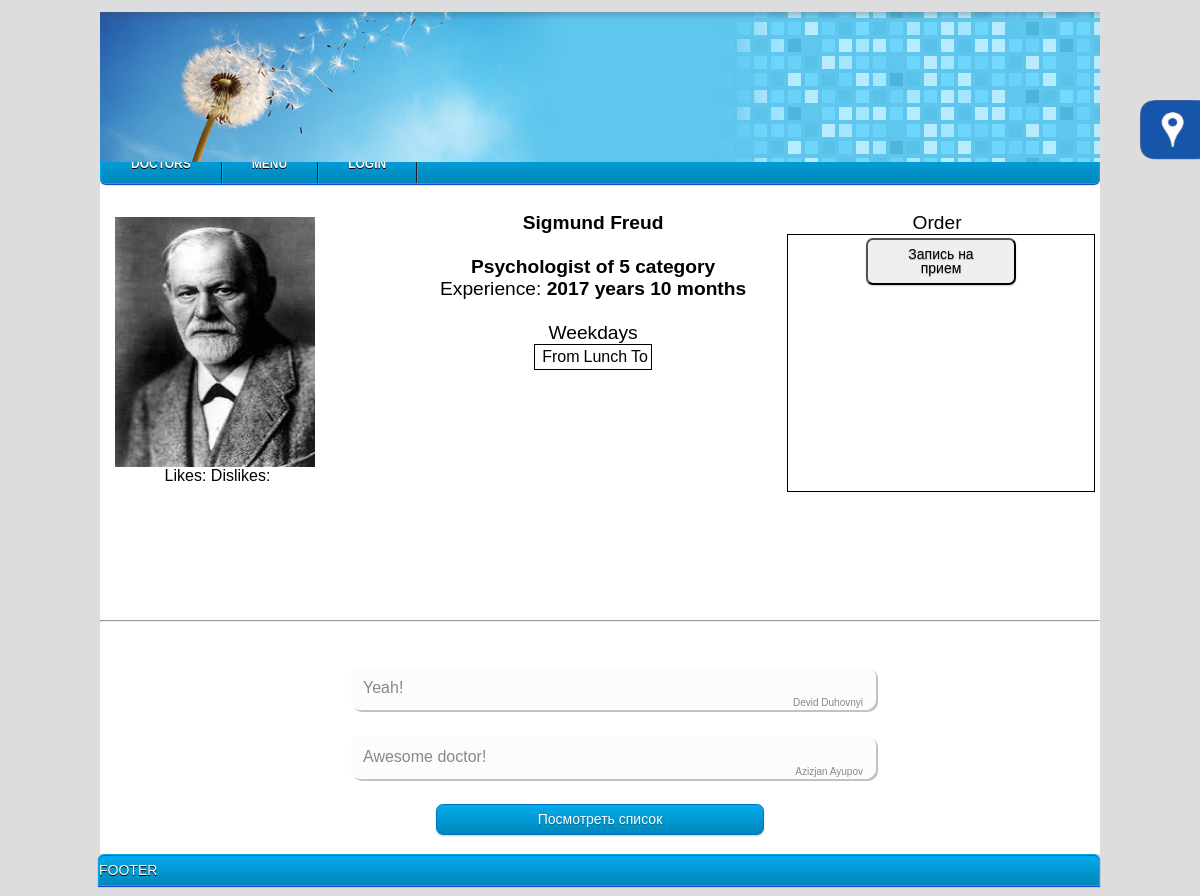
The app's page /index.php?doctor=5 with its own data.
### tables this page shows
CREATE TABLE IF NOT EXISTS `Employee` (
  `Emp_ID` int(11) NOT NULL,
  `Class` int(11) NOT NULL,
  `First_Name` varchar(30) NOT NULL,
  `Surname` varchar(25) NOT NULL,
  `Middle_Name` varchar(30) DEFAULT NULL,
  `Prof` int(3) NOT NULL,
  `CarierStart` date NOT NULL,
  `Category` int(1) DEFAULT '5',
  `Phone_num` varchar(13) DEFAULT NULL,
  `Passport_data` varchar(30) NOT NULL,
  `Receipt_Date` date NOT NULL,
  `Image` varchar(50) NOT NULL,
  `CurriculumVitae` longtext NOT NULL
);

CREATE TABLE IF NOT EXISTS `Staff` (
  `Id` int(11) NOT NULL,
  `Name` varchar(30) NOT NULL,
  `Salary` double NOT NULL,
  `Unit` int(1) NOT NULL,
  `Image` varchar(50) NOT NULL
);

CREATE TABLE IF NOT EXISTS `Emp_comments` (
  `Emp_comments_ID` int(11) NOT NULL,
  `Emp_ID` int(5) NOT NULL,
  `Patient_Id` int(11) NOT NULL,
  `Date` timestamp NOT NULL DEFAULT CURRENT_TIMESTAMP,
  `Text` text NOT NULL
);

CREATE TABLE IF NOT EXISTS `patients` (
  `ID` int(11) NOT NULL,
  `First_Name` varchar(30) NOT NULL,
  `Middle_Name` varchar(30) DEFAULT NULL,
  `Second_Name` varchar(30) NOT NULL,
  `Birth_Date` date NOT NULL,
  `Gender` tinyint(1) NOT NULL DEFAULT '1',
  `Insurance_Category` int(10) DEFAULT NULL,
  `Diagnosis` int(11) NOT NULL,
  `Virus` tinyint(1) NOT NULL,
  `Receipt_Date` date NOT NULL,
  `Prof` varchar(25) NOT NULL,
  `Address` varchar(70) NOT NULL,
  `Phone` varchar(20) NOT NULL,
  `Email` varchar(30) NOT NULL,
  `Care_Doctor` int(5) NOT NULL,
  `Care_Doctor_Prof` int(5) NOT NULL,
  `Photo` varchar(50) NOT NULL,
  `Comment` varchar(150) DEFAULT NULL
);

### pages/doctor.php (the view, shortened to what this page needs)
<?php
	if(isset($_GET[doctor])){
		$result = $mysqli->query("SELECT * FROM Employee WHERE Emp_ID=$_GET[doctor]");
		$data = $result->fetch_array();
		$result = $mysqli->query("SELECT Name FROM Staff WHERE Id = $data[Prof]");
		$dataFromStaff = $result->fetch_array();
		$currentDate = date('m/d/Y');
		$diff = abs(strtotime($currentDate) - strtotime($data[CarierStart]));
		$years = floor($diff / (365*60*60*24));
		$months = floor(($diff - $years * 365*60*60*24) / (30*60*60*24));
		$query = $mysqli->query("SELECT Likes, Dislikes FROM Rating WHERE Emp_ID = $data[Emp_ID]");
		$rating = $query->fetch_array(MYSQLI_ASSOC);
		print "
			<div class='docInfo'>
				<div class='doc_photo_rating'>
					<img src='../images/$data[Image]'>
					<div class='rating'>
						Likes: $rating[Likes]";
						print "
						Dislikes: $rating[Dislikes]
					</div>
				</div>
				<div class='doc_about'>
						<center><big><b>$data[First_Name] $data[Middle_Name] $data[Surname]<br><br>
					$dataFromStaff[Name] of $data[Category] category <br>
					</b>Experience:<b> $years years $months months</b><br>
						<br><table class='brd'><tr><td></td><td>From</td><td colspan='2' style='text-align: center;'>Lunch</td><td style='text-align: center;'>To</td></tr>Weekdays";
						print "</table>";
					print "</big></center>
				</div>
				<div id='orderView'>
					<center>
						<big> Order </big> <br>
					</center>
					<div id='orderAction'>
						<center><button class='button' onClick='hiddenShow(\"b1\"); ";
							if(!$_SESSION['log'])
								echo "unregVisitorForm(".$data[Emp_ID].");'";
							else
								echo "datePicker($data[Emp_ID], ".$_SESSION[userData][ID].", 0);'";
						print " id='button11'>Запись на прием</button></center><br>";
					print "
					</div>
				</div>
			</div>
			<hr><br>$data[CurriculumVitae]<br>";
		$result = $mysqli->query("SELECT * FROM Emp_comments WHERE Emp_ID = $data[Emp_ID] ORDER by `Date` DESC") or die(mysql_error());
		$comments = $result->fetch_array();
		if($comments){
			do
			{
				$res = $mysqli->query("SELECT First_Name, Second_Name, ID FROM patients WHERE ID = $comments[Patient_Id]") or die(mysql_error());
				$patientData = $res->fetch_array();
				print "<div class='comment_block'>";
							if($_SESSION['class'] == 4 and $patientData[ID] == $_SESSION[userData][ID])
								print "$comments[Text] <a href='../phpHendlers/commentDeleting.php?id=$comments[Emp_comments_ID]&from=$data[Emp_ID]' style='text-decoration: none; text-color: grey'>&#10005</a><br>";
							else
								print "$comments[Text]<br>";
				print "<div class='comment_signiture'>$patientData[First_Name] $patientData[Second_Name]</div></div>";
			}
			while($comments = $result->fetch_array());
		}else{
			print '<centr>Nobody leaves a comment<br></center>';
		}
		print "
			<center><div class='state'><a href='#' class='button blue' onClick='scripts/hiddenShow(\"b2\");' id='button2'>Посмотреть список</a></div></center>
			<div id='b1' class='hidden'>
				<br>ЗАПИСЬ К ВРАЧУ<br><br>
				<div id='datePickerMain'></div>
			</div>
			<div id='b2' class='hidden'>
				<br>СПИСОК ЗАПИСАВШИХСЯ<br><br>
			</div>
			<div id='b3' class='hidden'><br>
				<form method='post' action='../phpHendlers/forms/commentAdding.php'>
					<textarea cols='60' rows='10' name='text' required /></textarea><br>
					<input type='hidden' name='docID' value='$data[Emp_ID]'>
					<input type='hidden' name='patID' value='".$_SESSION[userData][ID]."'>
					<input type='submit' name='docComment' value='Enter'>
				</form>
			</div>";
    }
?>

### styles/css.css (style rules this page uses)
* { font-family: Arial; }
body { background-color: #ddd; }
.button, input[type="submit"] { width: 100px; display: inline-block; outline: none; cursor: pointer; text-align: center; text-decoration: none; font: 14px/100% Arial, Helvetica, sans-serif; padding: .5em 2em .55em; text-shadow: 0 1px 1px rgba(0,0,0,.3); -webkit-border-radius: .5em; -moz-border-radius: .5em; border-radius: .5em; -webkit-box-shadow: 0 1px 2px rgba(0,0,0,.2); -moz-box-shadow: 0 1px 2px rgba(0,0,0,.2); box-shadow: 0 1px 2px rgba(0,0,0,.2); }
.blue, input[type="submit"] { color: #fff; border: solid 1px #0076c3; background: #0095cd; background: -webkit-gradient(linear, left top, left bottom, from(#04acec), to(#0186ba)); }
#button11 { width: 150px; }
.state { width: 1000px; height: 50px; float: right; white-space: pre; }
.brd { border: 1px solid black; }
.docInfo { margin: 0px 10px; min-height: 400; }
.doc_photo_rating { width: 205px; height: 270px; float: left; padding: 5 0 0 5; }
.doc_photo_rating img { width: 200px; height: 250px; float: top; }
.rating { text-align: center; }
.doc_about { margin-left: 120px; float: left; }
#orderView { float: right; width: 300px; height: 250px; margin: 0px 3px 3px 10px; }
#orderAction { width: 300px; height: 250px; padding: 3px 3px 3px 3px; border: solid black 1px; }
.state .button { width: 27%; }
.comment_signiture { float: right; font-size: 10px; text-align: right; }
.comment_block { padding:12px; width:500px; position:relative; background-color:#fcfcfc; border:1px solid white; color:#888; margin-bottom:25px; -moz-border-radius:10px; -webkit-border-radius:10px; border-radius:10px; left:50%; margin-left:-250px; -moz-box-shadow:2px 2px 0 #c2c2c2; -webkit-box-shadow:2px 2px 0 #c2c2c2; box-shadow:2px 2px 0 #c2c2c2; }

### records on screen
employee: Image (picture), First_Name "Sigmund", Surname "Freud", Category "5"
staff: Name "Psychologist"
patients: First_Name "Devid", Second_Name "Duhovnyi"
emp_comments: Text "Yeah!"
emp_comments: Text "Awesome doctor!", Patient_Id.First_Name "Azizjan", Patient_Id.Second_Name "Ayupov"
